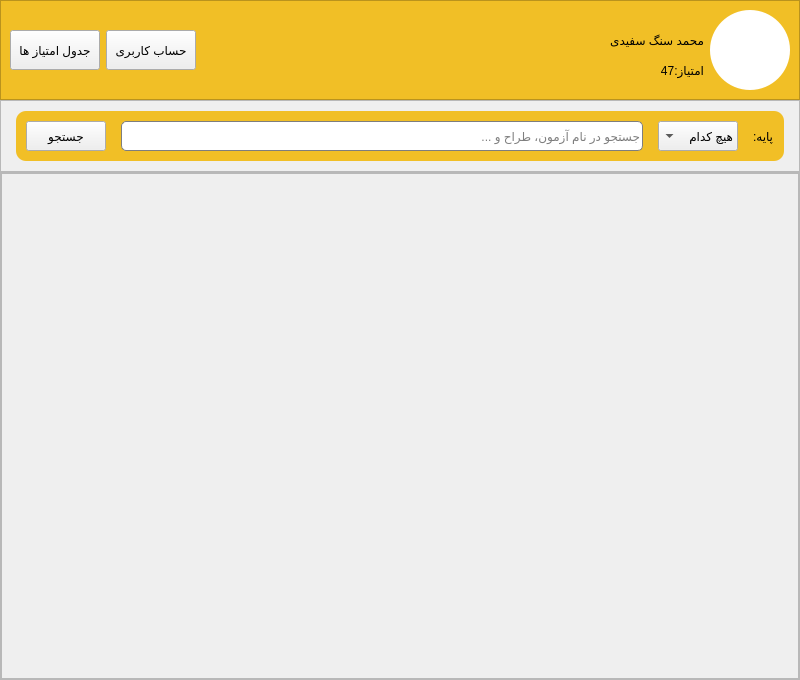
<?xml version="1.0" encoding="UTF-8"?>
<ui version="4.0">
 <class>MainWindow</class>
 <widget class="QMainWindow" name="MainWindow">
  <property name="geometry">
   <rect>
    <x>0</x>
    <y>0</y>
    <width>800</width>
    <height>680</height>
   </rect>
  </property>
  <property name="windowTitle">
   <string>MainWindow</string>
  </property>
  <widget class="QWidget" name="centralwidget">
   <layout class="QVBoxLayout" name="verticalLayout">
    <property name="spacing">
     <number>0</number>
    </property>
    <property name="leftMargin">
     <number>0</number>
    </property>
    <property name="topMargin">
     <number>0</number>
    </property>
    <property name="rightMargin">
     <number>0</number>
    </property>
    <property name="bottomMargin">
     <number>0</number>
    </property>
    <item>
     <widget class="QFrame" name="menuBarFrame">
      <property name="styleSheet">
       <string notr="true">QFrame#menuBarFrame{background-color:#f1bf26;}</string>
      </property>
      <property name="frameShape">
       <enum>QFrame::StyledPanel</enum>
      </property>
      <property name="frameShadow">
       <enum>QFrame::Raised</enum>
      </property>
      <layout class="QHBoxLayout" name="horizontalLayout_2">
       <item>
        <widget class="QPushButton" name="ratingTableButton">
         <property name="minimumSize">
          <size>
           <width>90</width>
           <height>40</height>
          </size>
         </property>
         <property name="maximumSize">
          <size>
           <width>90</width>
           <height>40</height>
          </size>
         </property>
         <property name="text">
          <string>جدول امتیاز ها</string>
         </property>
        </widget>
       </item>
       <item>
        <widget class="QPushButton" name="profileSettingButton">
         <property name="minimumSize">
          <size>
           <width>90</width>
           <height>40</height>
          </size>
         </property>
         <property name="maximumSize">
          <size>
           <width>90</width>
           <height>40</height>
          </size>
         </property>
         <property name="text">
          <string>حساب کاربری</string>
         </property>
        </widget>
       </item>
       <item>
        <spacer name="horizontalSpacer">
         <property name="orientation">
          <enum>Qt::Horizontal</enum>
         </property>
         <property name="sizeHint" stdset="0">
          <size>
           <width>40</width>
           <height>20</height>
          </size>
         </property>
        </spacer>
       </item>
       <item>
        <layout class="QGridLayout" name="gridLayout">
         <property name="horizontalSpacing">
          <number>6</number>
         </property>
         <property name="verticalSpacing">
          <number>0</number>
         </property>
         <item row="1" column="0">
          <widget class="QLabel" name="profileScoreLabel">
           <property name="minimumSize">
            <size>
             <width>0</width>
             <height>20</height>
            </size>
           </property>
           <property name="maximumSize">
            <size>
             <width>16777215</width>
             <height>20</height>
            </size>
           </property>
           <property name="styleSheet">
            <string notr="true"/>
           </property>
           <property name="text">
            <string>امتیاز:47</string>
           </property>
          </widget>
         </item>
         <item row="0" column="0">
          <widget class="QLabel" name="profileNameLabel">
           <property name="minimumSize">
            <size>
             <width>0</width>
             <height>30</height>
            </size>
           </property>
           <property name="maximumSize">
            <size>
             <width>16777215</width>
             <height>20</height>
            </size>
           </property>
           <property name="styleSheet">
            <string notr="true"/>
           </property>
           <property name="text">
            <string>محمد سنگ سفیدی</string>
           </property>
          </widget>
         </item>
        </layout>
       </item>
       <item>
        <widget class="QLabel" name="profileImageLabel">
         <property name="minimumSize">
          <size>
           <width>80</width>
           <height>80</height>
          </size>
         </property>
         <property name="maximumSize">
          <size>
           <width>80</width>
           <height>80</height>
          </size>
         </property>
         <property name="sizeIncrement">
          <size>
           <width>0</width>
           <height>0</height>
          </size>
         </property>
         <property name="styleSheet">
          <string notr="true">QFrame#profileImageLabel{
backgound-color:#fffff;
border-radius:40px;
background-color:#ffffff;
}
QFrame#profileImageLabel::QPixmap{

}</string>
         </property>
         <property name="text">
          <string/>
         </property>
         <property name="alignment">
          <set>Qt::AlignCenter</set>
         </property>
        </widget>
       </item>
      </layout>
     </widget>
    </item>
    <item>
     <widget class="QFrame" name="searchBoxFrame">
      <property name="minimumSize">
       <size>
        <width>0</width>
        <height>60</height>
       </size>
      </property>
      <property name="frameShape">
       <enum>QFrame::StyledPanel</enum>
      </property>
      <property name="frameShadow">
       <enum>QFrame::Raised</enum>
      </property>
      <layout class="QGridLayout" name="gridLayout_2">
       <property name="leftMargin">
        <number>15</number>
       </property>
       <property name="topMargin">
        <number>10</number>
       </property>
       <property name="rightMargin">
        <number>15</number>
       </property>
       <property name="bottomMargin">
        <number>10</number>
       </property>
       <property name="spacing">
        <number>0</number>
       </property>
       <item row="0" column="0">
        <widget class="QFrame" name="searchFrame">
         <property name="minimumSize">
          <size>
           <width>0</width>
           <height>50</height>
          </size>
         </property>
         <property name="styleSheet">
          <string notr="true">QFrame#searchFrame{
    border-radius: 10px;
	background-color:#f1bf26;
	
}</string>
         </property>
         <property name="frameShape">
          <enum>QFrame::StyledPanel</enum>
         </property>
         <property name="frameShadow">
          <enum>QFrame::Raised</enum>
         </property>
         <layout class="QHBoxLayout" name="horizontalLayout_6">
          <property name="spacing">
           <number>15</number>
          </property>
          <property name="leftMargin">
           <number>10</number>
          </property>
          <property name="topMargin">
           <number>0</number>
          </property>
          <property name="rightMargin">
           <number>10</number>
          </property>
          <property name="bottomMargin">
           <number>0</number>
          </property>
          <item>
           <widget class="QPushButton" name="searchButton">
            <property name="minimumSize">
             <size>
              <width>80</width>
              <height>30</height>
             </size>
            </property>
            <property name="styleSheet">
             <string notr="true">QPushButton#searchButtn{
	color: #ffffff;
	background-color:  rgb(239, 177, 31);
	border-radius: 5px;
}
QPushButton#searchButtn:hover {
	background-color: rgb(255, 210, 73);
}</string>
            </property>
            <property name="text">
             <string>جستجو</string>
            </property>
           </widget>
          </item>
          <item>
           <widget class="QLineEdit" name="searchLineEdit">
            <property name="minimumSize">
             <size>
              <width>0</width>
              <height>30</height>
             </size>
            </property>
            <property name="layoutDirection">
             <enum>Qt::LeftToRight</enum>
            </property>
            <property name="styleSheet">
             <string notr="true">QLineEdit#searchLineEdit{
	color: #000000;
    background-color: #ffffff;
    border: 1px solid #7e7e7e;
	border-radius: 5px;
    outline: none;
	padding-left: 5px;
}</string>
            </property>
            <property name="alignment">
             <set>Qt::AlignLeading|Qt::AlignLeft|Qt::AlignVCenter</set>
            </property>
            <property name="placeholderText">
             <string>جستجو در نام آزمون، طراح و ...</string>
            </property>
           </widget>
          </item>
          <item>
           <layout class="QHBoxLayout" name="horizontalLayout_7">
            <item>
             <widget class="QComboBox" name="classComboBox">
              <property name="minimumSize">
               <size>
                <width>80</width>
                <height>30</height>
               </size>
              </property>
              <property name="layoutDirection">
               <enum>Qt::RightToLeft</enum>
              </property>
              <property name="styleSheet">
               <string notr="true"/>
              </property>
              <item>
               <property name="text">
                <string>هیچ کدام</string>
               </property>
              </item>
              <item>
               <property name="text">
                <string>دهم</string>
               </property>
              </item>
              <item>
               <property name="text">
                <string>یازدهم</string>
               </property>
              </item>
              <item>
               <property name="text">
                <string>دوازدهم</string>
               </property>
              </item>
             </widget>
            </item>
            <item>
             <widget class="QLabel" name="classLabel">
              <property name="minimumSize">
               <size>
                <width>0</width>
                <height>30</height>
               </size>
              </property>
              <property name="layoutDirection">
               <enum>Qt::LeftToRight</enum>
              </property>
              <property name="text">
               <string>پایه:</string>
              </property>
              <property name="alignment">
               <set>Qt::AlignRight|Qt::AlignTrailing|Qt::AlignVCenter</set>
              </property>
             </widget>
            </item>
           </layout>
          </item>
         </layout>
        </widget>
       </item>
      </layout>
     </widget>
    </item>
    <item>
     <widget class="QFrame" name="contectFrame">
      <property name="minimumSize">
       <size>
        <width>0</width>
        <height>500</height>
       </size>
      </property>
      <property name="styleSheet">
       <string notr="true">QFrame#contectFrame{}</string>
      </property>
      <property name="frameShape">
       <enum>QFrame::StyledPanel</enum>
      </property>
      <property name="frameShadow">
       <enum>QFrame::Raised</enum>
      </property>
      <layout class="QGridLayout" name="baseLayout" columnstretch="0">
       <property name="leftMargin">
        <number>0</number>
       </property>
       <property name="topMargin">
        <number>0</number>
       </property>
       <property name="rightMargin">
        <number>0</number>
       </property>
       <property name="bottomMargin">
        <number>0</number>
       </property>
       <property name="horizontalSpacing">
        <number>0</number>
       </property>
       <property name="verticalSpacing">
        <number>10</number>
       </property>
       <item row="0" column="0">
        <widget class="QScrollArea" name="scrollArea">
         <property name="widgetResizable">
          <bool>true</bool>
         </property>
         <widget class="QWidget" name="scrollAreaWidgetContents">
          <property name="geometry">
           <rect>
            <x>0</x>
            <y>0</y>
            <width>796</width>
            <height>504</height>
           </rect>
          </property>
          <layout class="QGridLayout" name="contectLayout">
           <property name="leftMargin">
            <number>100</number>
           </property>
           <property name="topMargin">
            <number>50</number>
           </property>
           <property name="rightMargin">
            <number>100</number>
           </property>
           <property name="bottomMargin">
            <number>50</number>
           </property>
           <property name="horizontalSpacing">
            <number>0</number>
           </property>
           <property name="verticalSpacing">
            <number>50</number>
           </property>
          </layout>
         </widget>
        </widget>
       </item>
      </layout>
     </widget>
    </item>
   </layout>
  </widget>
 </widget>
 <resources/>
 <connections/>
</ui>
